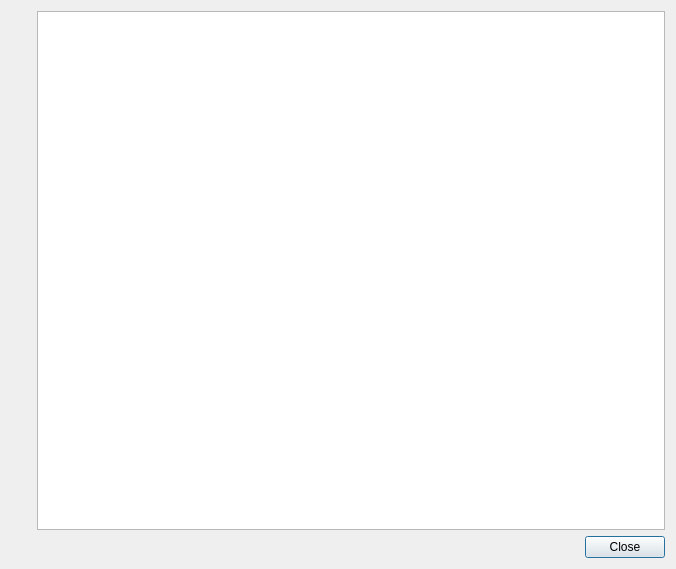
<?xml version="1.0" encoding="UTF-8"?>
<ui version="4.0">
 <class>BombBox</class>
 <widget class="QDialog" name="BombBox">
  <property name="geometry">
   <rect>
    <x>0</x>
    <y>0</y>
    <width>676</width>
    <height>569</height>
   </rect>
  </property>
  <property name="windowTitle">
   <string>Fatal Error</string>
  </property>
  <layout class="QVBoxLayout" name="verticalLayout_2">
   <item>
    <layout class="QHBoxLayout" name="horizontalLayout">
     <item>
      <layout class="QVBoxLayout" name="verticalLayout">
       <item>
        <widget class="QLabel" name="label">
         <property name="text">
          <string/>
         </property>
         <property name="pixmap">
          <pixmap resource="../ldforge.qrc">:/icons/bomb.png</pixmap>
         </property>
        </widget>
       </item>
       <item>
        <spacer name="verticalSpacer">
         <property name="orientation">
          <enum>Qt::Vertical</enum>
         </property>
         <property name="sizeHint" stdset="0">
          <size>
           <width>20</width>
           <height>138</height>
          </size>
         </property>
        </spacer>
       </item>
      </layout>
     </item>
     <item>
      <widget class="QTextEdit" name="m_text">
       <property name="readOnly">
        <bool>true</bool>
       </property>
      </widget>
     </item>
    </layout>
   </item>
   <item>
    <widget class="QDialogButtonBox" name="buttonBox">
     <property name="orientation">
      <enum>Qt::Horizontal</enum>
     </property>
     <property name="standardButtons">
      <set>QDialogButtonBox::Close</set>
     </property>
    </widget>
   </item>
  </layout>
 </widget>
 <resources>
  <include location="../ldforge.qrc"/>
 </resources>
 <connections>
  <connection>
   <sender>buttonBox</sender>
   <signal>accepted()</signal>
   <receiver>BombBox</receiver>
   <slot>accept()</slot>
   <hints>
    <hint type="sourcelabel">
     <x>248</x>
     <y>254</y>
    </hint>
    <hint type="destinationlabel">
     <x>157</x>
     <y>274</y>
    </hint>
   </hints>
  </connection>
  <connection>
   <sender>buttonBox</sender>
   <signal>rejected()</signal>
   <receiver>BombBox</receiver>
   <slot>reject()</slot>
   <hints>
    <hint type="sourcelabel">
     <x>316</x>
     <y>260</y>
    </hint>
    <hint type="destinationlabel">
     <x>286</x>
     <y>274</y>
    </hint>
   </hints>
  </connection>
 </connections>
</ui>
